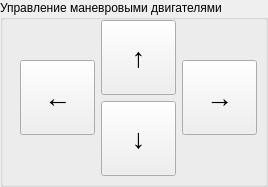
                  <widget class="QGroupBox" name="groupBox_12">
                   <property name="title">
                    <string>Управление маневровыми двигателями</string>
                   </property>
                   <widget class="QWidget" name="layoutWidget">
                    <property name="geometry">
                     <rect>
                      <x>20</x>
                      <y>20</y>
                      <width>239</width>
                      <height>158</height>
                     </rect>
                    </property>
                    <layout class="QGridLayout" name="gridLayout">
                     <item row="0" column="0" rowspan="2">
                      <widget class="QPushButton" name="pushButton_10">
                       <property name="minimumSize">
                        <size>
                         <width>75</width>
                         <height>75</height>
                        </size>
                       </property>
                       <property name="maximumSize">
                        <size>
                         <width>75</width>
                         <height>75</height>
                        </size>
                       </property>
                       <property name="font">
                        <font>
                         <pointsize>20</pointsize>
                        </font>
                       </property>
                       <property name="text">
                        <string>←</string>
                       </property>
                      </widget>
                     </item>
                     <item row="0" column="1">
                      <widget class="QPushButton" name="pushButton_13">
                       <property name="minimumSize">
                        <size>
                         <width>75</width>
                         <height>75</height>
                        </size>
                       </property>
                       <property name="maximumSize">
                        <size>
                         <width>75</width>
                         <height>75</height>
                        </size>
                       </property>
                       <property name="font">
                        <font>
                         <pointsize>20</pointsize>
                        </font>
                       </property>
                       <property name="text">
                        <string>↑</string>
                       </property>
                      </widget>
                     </item>
                     <item row="0" column="2" rowspan="2">
                      <widget class="QPushButton" name="pushButton_11">
                       <property name="minimumSize">
                        <size>
                         <width>75</width>
                         <height>75</height>
                        </size>
                       </property>
                       <property name="maximumSize">
                        <size>
                         <width>75</width>
                         <height>75</height>
                        </size>
                       </property>
                       <property name="font">
                        <font>
                         <pointsize>20</pointsize>
                        </font>
                       </property>
                       <property name="text">
                        <string>→</string>
                       </property>
                      </widget>
                     </item>
                     <item row="1" column="1">
                      <widget class="QPushButton" name="pushButton_9">
                       <property name="minimumSize">
                        <size>
                         <width>75</width>
                         <height>75</height>
                        </size>
                       </property>
                       <property name="maximumSize">
                        <size>
                         <width>75</width>
                         <height>75</height>
                        </size>
                       </property>
                       <property name="font">
                        <font>
                         <pointsize>20</pointsize>
                        </font>
                       </property>
                       <property name="text">
                        <string>↓</string>
                       </property>
                      </widget>
                     </item>
                    </layout>
                   </widget>
                  </widget>
